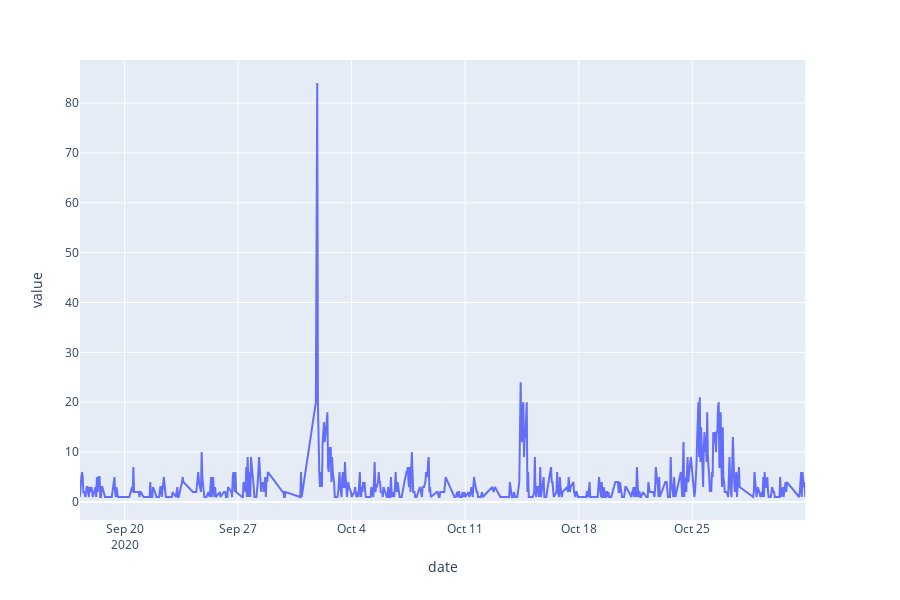

The notebook cell saved with this chart:
### Markdown cell above
### Série temporelle brute du hashtag Ouighours

### Code cell
df = pd.read_csv("nb_tweet_h_ouighours.csv")

#changement du format des données temporelles en format intéligible pour python
df["date"] = pd.to_datetime(df["date"], format = "%Y-%m-%dT%H")

#affichage de la tendance
fig = px.line(df, x="date", y="value")
fig.show()

### Figure 1 — Plotly figure (JSON) as saved in the notebook; plotly's stock layout.template omitted (floating-point values rounded to 4 significant figures; data arrays with more than 128 entries replaced by an {"elided": "..."} marker saying what was removed)
{"data": [{"hoverlabel": {"namelength": 0}, "hovertemplate": "date=%{x}<br>value=%{y}", "legendgroup": "", "line": {"color": "#636efa", "dash": "solid"}, "mode": "lines", "name": "", "showlegend": false, "type": "scatter", "x": {"elided": "625 str values"}, "xaxis": "x", "y": {"elided": "625 int values"}, "yaxis": "y"}], "layout": {"height": 600, "legend": {"tracegroupgap": 0}, "margin": {"t": 60}, "xaxis": {"anchor": "y", "domain": [0, 0.98], "title": {"text": "date"}}, "yaxis": {"anchor": "x", "domain": [0, 1], "title": {"text": "value"}}}}
